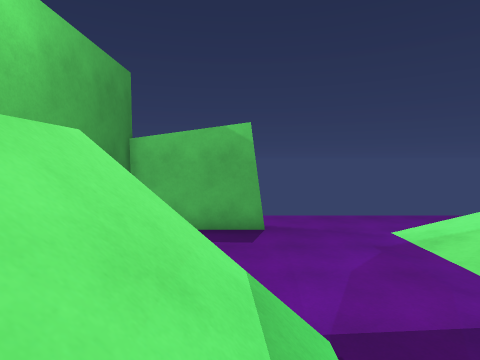
view 1 (above)

12 first-person views from a walk through a Unity game level. The camera is 1.3 m above the floor, tilts 4° down and sees 80° across. The floor is counted in squares, 1 m on a side. Each view is taken from the middle of a square. On the plan, view 1 faces up. The plan holds only what a view shows up to about 13 squares ahead; the rest is blank. The place goes on beyond the plan.

view 2
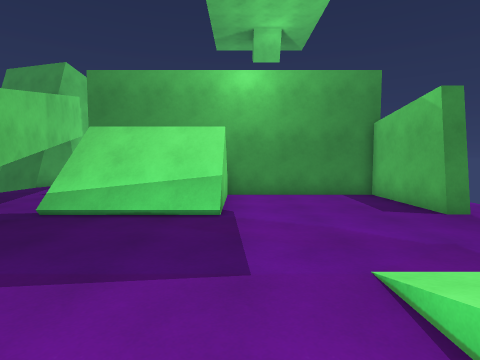

view 3
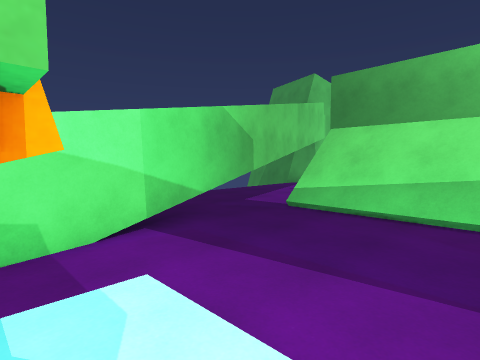

view 4
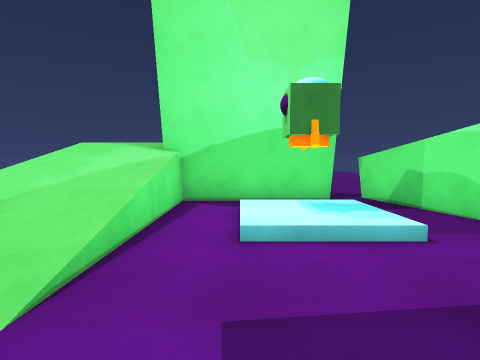

view 5
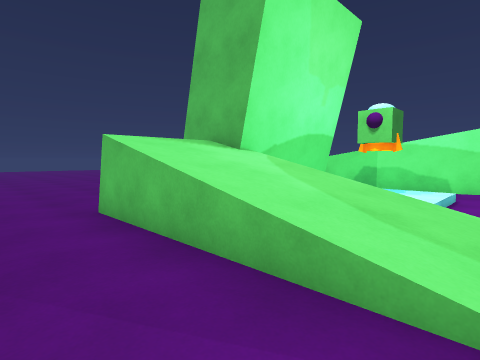

view 6
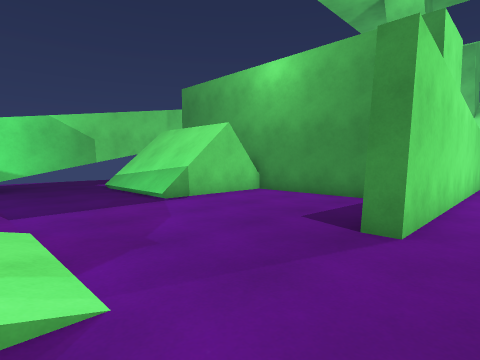

view 7
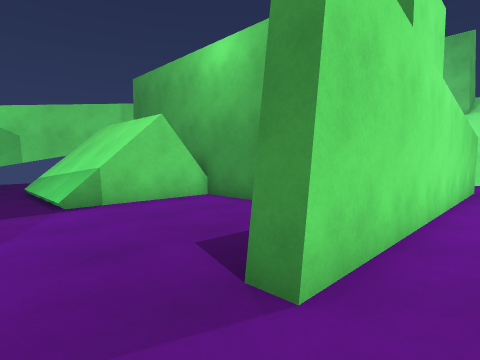

view 8
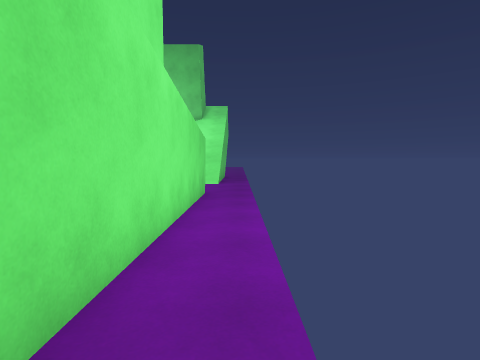

view 9
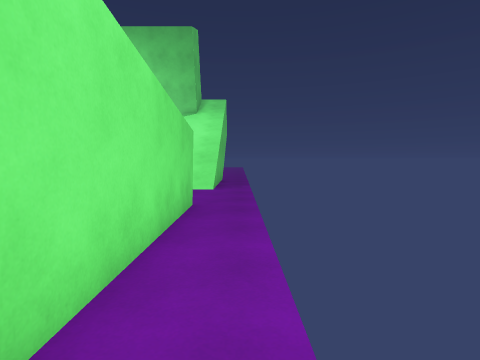

view 10
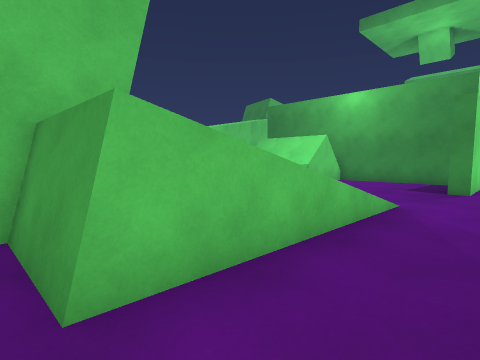

view 11
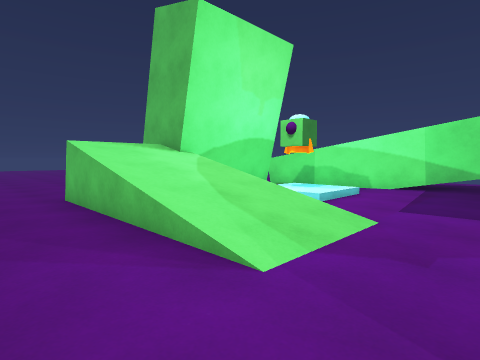

view 12
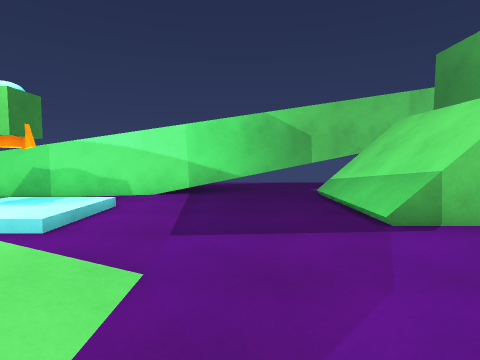

### Floor plan
Key: @ floor where view 1 was taken; # wall or solid block; . main floor; : floor 0.25 m higher than the main floor; / step, stairs or slope; = window, fence, low wall or low ledge; ^ raised ledge; v drop or lower ground; R rocket.
Columns run from 16 left of view 1 to 14 right of it. Each row starts with its distance up from view 1.
 12 ............................. .
 11 /..............................
 10 /... ############..............
  9             #.........///////#.
  8             #.........///////#.
  7             #.........///////#.
  6             #.........//vvv/###
  5             #...............#
  4             #...........///.#
  3             ##=///......:RR #
  2             # =///......:RR #
  1             # ////....../// #
  0             # //@/..........##
 -1               =///.......#^^^
 -2                vv....#####
 -3                ..#####
 -4              ..###
 -5             ....
 -6             ..

Where each view was taken, in squares from view 1:
view 1: 0 up, 0 right, facing up
view 2: 4 up, 9 right, facing left
view 3: 4 up, 9 right, facing down-left
view 4: 4 up, 3 right, facing right
view 5: 12 up, 6 right, facing down-right
view 6: 12 up, 6 right, facing down-left
view 7: 12 up, 3 right, facing down-left
view 8: 12 up, 0 right, facing left
view 9: 12 up, 3 left, facing left
view 10: 12 up, 14 right, facing down-left
view 11: 12 up, 3 right, facing down-right
view 12: 9 up, 4 right, facing down
